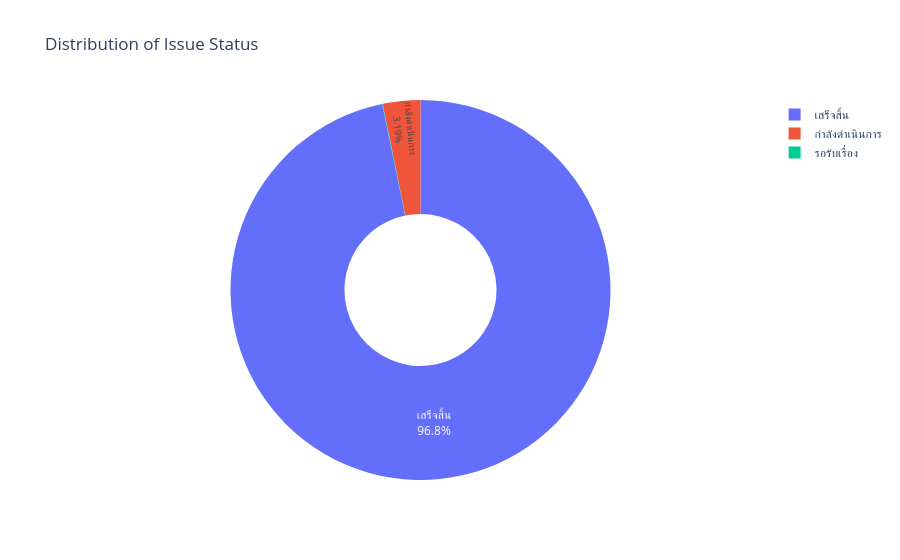

Source (notebook cell):
### Markdown cell above
## 4. Status of Reported Issues

What is the current state of the reported issues? Are they being resolved?

### Code cell
# Count issues by state
state_counts = df_traffy['state'].value_counts().reset_index()
state_counts.columns = ['State', 'Count']

# Plot
fig = px.pie(state_counts, 
             values='Count', 
             names='State', 
             title='Distribution of Issue Status',
             hole=0.4)

fig.update_traces(textposition='inside', textinfo='percent+label')
fig.show()

### Figure 1 — Plotly figure (JSON) as saved in the notebook; plotly's stock layout.template omitted (floating-point values rounded to 4 significant figures)
{"data": [{"domain": {"x": [0, 1], "y": [0, 1]}, "hole": 0.4, "hovertemplate": "State=%{label}<br>Count=%{value}<extra></extra>", "labels": ["เสร็จสิ้น", "กำลังดำเนินการ", "รอรับเรื่อง"], "legendgroup": "", "name": "", "showlegend": true, "textinfo": "percent+label", "textposition": "inside", "type": "pie", "values": [612880, 20231, 230]}], "layout": {"legend": {"tracegroupgap": 0}, "title": {"text": "Distribution of Issue Status"}}}
